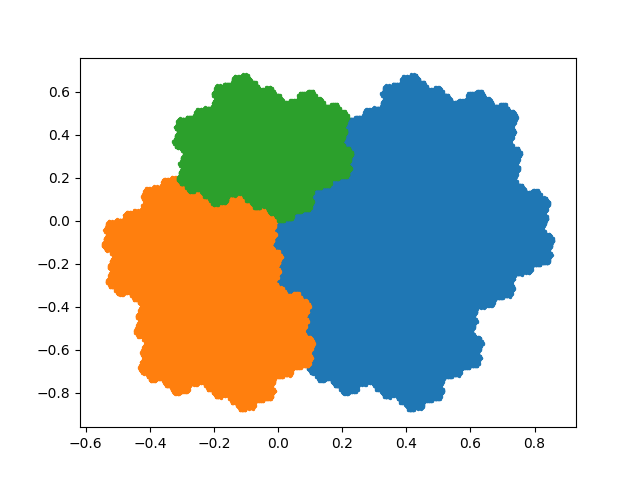

Reproduce this figure in Python.
from tkinter import W
import numpy as np
import numpy.linalg as ln
import matplotlib.pyplot as plt
from mpl_toolkits.mplot3d import Axes3D

class Rauzy:
    subs = [] # substitution rule
    dim = 0 # dimension of subsitution
    cds = [] # projected coordinates
    word = [] # morphic word
    
    def __init__(self, subs):
        self.subs = subs
        self.dim = len(subs)    
        self.word = [0]

    def draw(self, sz=5):
        if self.dim == 3:
            for i in range(self.dim):
                plt.scatter(self.cds[i][0], self.cds[i][1], s=sz)
        if self.dim == 4:
            ax = plt.axes(projection='3d') 
            for i in range(self.dim):
                ax.scatter3D(self.cds[i][0], self.cds[i][1], self.cds[i][2], s=sz)
        plt.show()

    def morph(self):
        w = [] 
        for c in self.word:
            w.extend(self.subs[c])
        self.word = w

    def eigenvector(self):
        ev = [0 for _ in range(self.dim)]
        for i in self.word:
            ev[i] += 1
        ev = np.array(ev)
        self.ev = ev / ln.norm(ev)

    def project(self):
        m = [self.ev]
        for i in range(self.dim-1):
            v = [0.0 for _ in range(self.dim)]
            v[i] = 1.0
            m.append(v)
        a = np.array(m).transpose()
        q, _ = ln.qr(a)
        q = q.transpose()
        e = []
        for i in range(1, self.dim):
            e.append(q[i])
        self.cds = [[[] for _ in range(self.dim-1)] for _ in range(self.dim)]
        v = np.array([0 for _ in range(self.dim)])
        for c in self.word:
            v[c] += 1
            for i in range(self.dim-1):
                self.cds[c][i].append(np.dot(v, e[i]))

    def run(self, n):
        for i in range(n):
            self.morph()
        self.eigenvector()
        self.project()

if __name__ == '__main__':
    r = Rauzy([[0, 1], [0, 2], [0]])
    # r = Rauzy([[0, 1], [0, 2], [0, 3], [0]])
    r.run(20)
    r.draw(sz=2)
